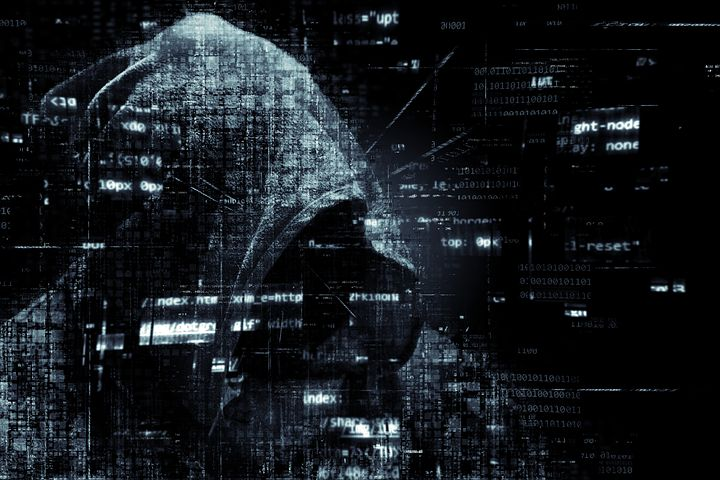
#> input picture i1.jpg, 720 x 480 px
$ jupyter execute 'Crop and Swap.ipynb'
#> lines starting #> are read from the running program, lines starting #| are printed output that depends on the picture; after the words box and inside, x2 and y2 are one past the last pixel; in counts of white or black regions, pixels touching at a corner belong together
[cell 1]
import cv2

[cell 2]
p1 = cv2.imread("i1.jpg")
#> p1 is the input picture: shape (480, 720, 3); mean B, G, R 30.7, 26.1, 21.7

[cell 3]
p2 = cv2.imread("i2.jpg")
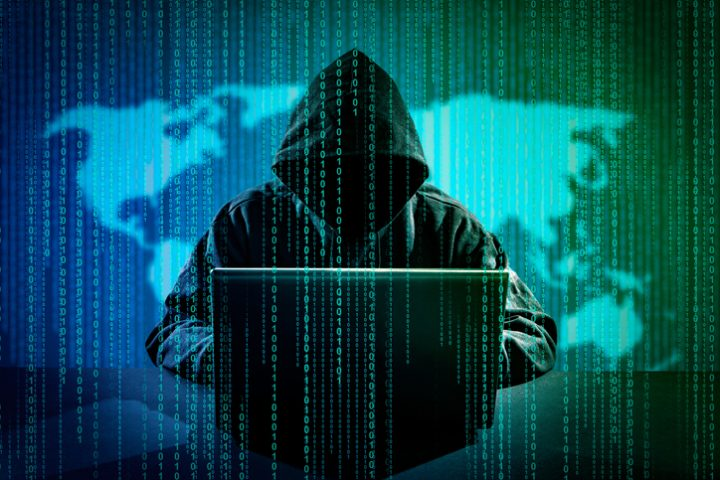
#> input picture i2.jpg, 720 x 480 px
#> p2 is the input picture: shape (480, 720, 3); mean B, G, R 82.5, 73.7, 7.2

[cell 4]
a1 = cv2.imread("i1.jpg")

[cell 5]
a2 = cv2.imread("i2.jpg")

[cell 6]
cv2.imshow("1" , a1)
cv2.waitKey()
cv2.destroyAllWindows()

[cell 7]
cv2.imshow("2" , a2)
cv2.waitKey()
cv2.destroyAllWindows()

[cell 8]
c1 = p1[160:321 , 240:481]
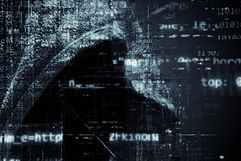
#> c1: shape (161, 241, 3); mean B, G, R 51.7, 43.6, 35.5

[cell 9]
c2 = p2[160:321 , 240:481]
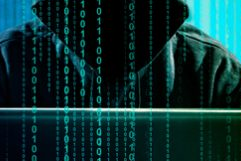
#> c2: shape (161, 241, 3); mean B, G, R 49.7, 49.1, 12.4

[cell 10]
a1[160:321 , 240:481] = c2
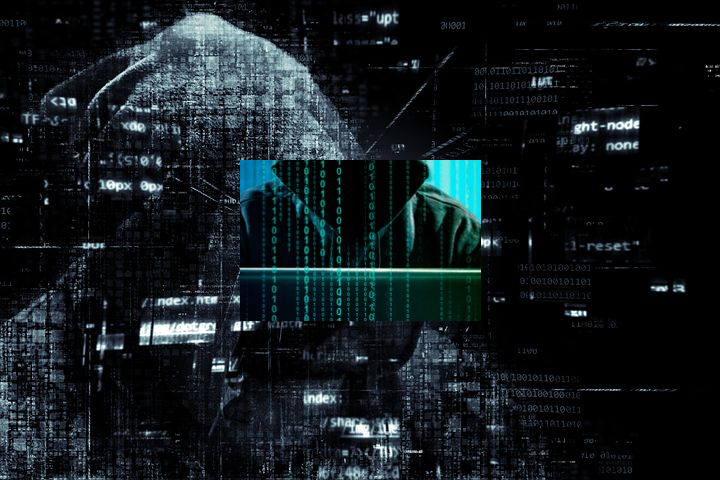
#> a1: shape (480, 720, 3); 11.22% of pixels changed, all inside (x1, y1, x2, y2) = (240, 160, 481, 321)

[cell 11]
a2[160:321 , 240:481] = c1
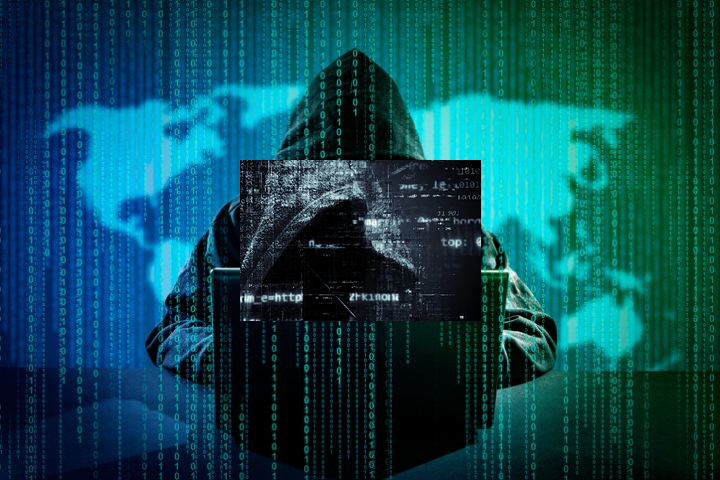
#> a2: shape (480, 720, 3); 11.22% of pixels changed, all inside (x1, y1, x2, y2) = (240, 160, 481, 321)
